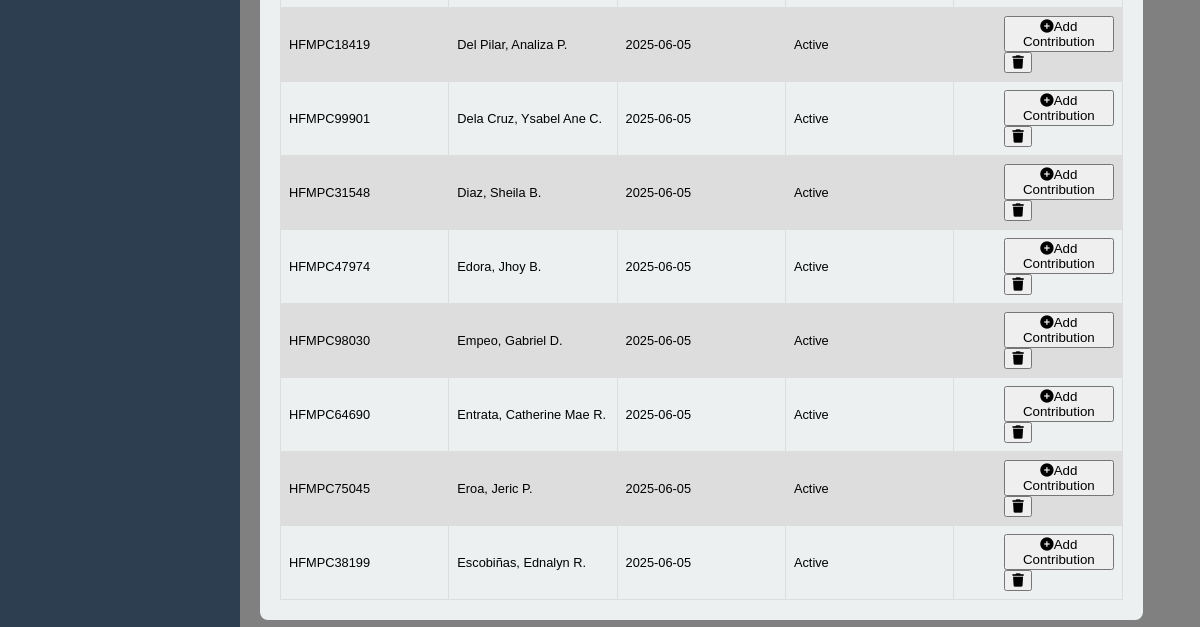
Before: /coop_members_shared_capitals.php (signed in, lower part) with the older database file.
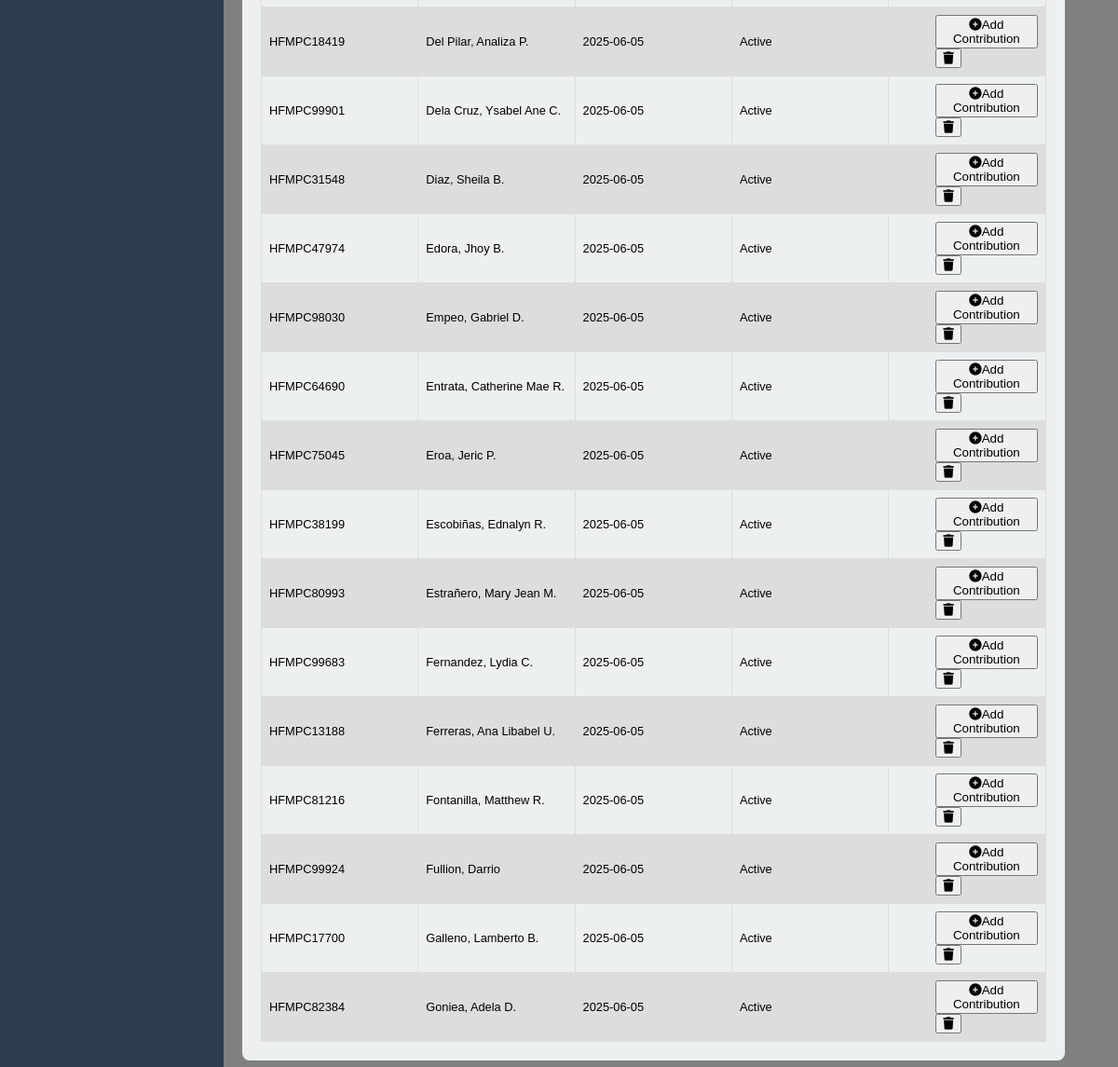
After: the same page with the newer database file.
### tables this page shows
CREATE TABLE `coop_members_shared_capital` (
  `id` int(11) NOT NULL AUTO_INCREMENT,
  `Membership_ID` varchar(11) NOT NULL,
  `name_of_member` varchar(50) NOT NULL,
  `Date_Added` date NOT NULL,
  `status` int(11) NOT NULL,
  `remarks` varchar(10) NOT NULL,
  PRIMARY KEY (`id`)
);

CREATE TABLE `coop_members` (
  `coop_id` int(50) NOT NULL AUTO_INCREMENT,
  `membership_id` varchar(50) NOT NULL,
  `name_of_member` varchar(255) NOT NULL,
  `contact_number` varchar(20) NOT NULL,
  `tin` varchar(15) NOT NULL,
  `date_accepted` date NOT NULL,
  `bod_resolution` varchar(50) NOT NULL,
  `type_of_membership` varchar(50) NOT NULL,
  `shares_subscribed` decimal(10,2) NOT NULL,
  `amount_subscribed` decimal(10,2) NOT NULL,
  `initial_paid_up` decimal(10,2) NOT NULL,
  `address` text NOT NULL,
  `date_of_birth` date NOT NULL,
  `age` int(11) NOT NULL,
  `gender` varchar(20) DEFAULT NULL,
  `civil_status` varchar(50) DEFAULT NULL,
  `occupation` varchar(100) NOT NULL,
  `number_of_dependents` int(11) NOT NULL,
  `religious` varchar(100) NOT NULL,
  `annual_income` decimal(10,2) NOT NULL,
  `date_terminated` date DEFAULT NULL,
  `educational_attainment` varchar(50) DEFAULT NULL,
  `status` int(5) NOT NULL,
  `remarks` varchar(10) NOT NULL,
  `created_at` timestamp NOT NULL DEFAULT current_timestamp(),
  PRIMARY KEY (`coop_id`)
);

### coop_members_shared_capitals.php (the view, shortened to what this page needs)
<?php
include 'header.php';
include 'sidebar.php';
?>
<link rel="stylesheet" href="assets/coop_members_shared_capitals.css">
<link rel="stylesheet" href="assets/message.css">
<link rel="stylesheet" href="assets/loader.css">
<main class="content-member">
  <section class="stats-member">
    <div class="card-member">
      <div style="overflow-x:auto;">
        <table id="member-table">
          <tbody>
            <?php
             $sql = "SELECT sc.id, sc.Membership_ID, sc.Date_Added, cm.name_of_member, sc.status, sc.Remarks
                     FROM coop_members_shared_capital sc
                     LEFT JOIN coop_members cm ON sc.Membership_ID = cm.membership_id
                     WHERE sc.Remarks IS NULL OR sc.Remarks != 'Deleted'";
            $sql .= " ORDER BY cm.name_of_member ASC";
            $result = $conn->query($sql);
            if ($result->num_rows > 0) {
                while ($row = $result->fetch_assoc()) {
                    $status = $row['status'];
                    echo '<tr>';
                    echo '<td>' . htmlspecialchars($row['Membership_ID']) . '</td>';
                    echo '<td>' . htmlspecialchars($row['name_of_member']) . '</td>';
                    echo '<td>' . htmlspecialchars($row['Date_Added']) . '</td>';
                    echo '<td>';
                    echo $status == 1 ? '<span class="remark-active">Active</span>' : '<span class="remark-withdrawn">Withdrawn</span>';
                    echo '</td>';
                    echo '<td style="padding-left: 50px;">';
                    echo '<a href="#" onclick="openContributionModal(\'' . $row['Membership_ID'] . '\', \'' . $row['id'] . '\', ' . $row['status'] . ')"><button> <i class="fas fa-plus-circle"></i>Add Contribution</button></a>';
                    echo '<a href="coop_members_shared_capitals_delete_functions.php?id=' . htmlspecialchars($row['Membership_ID']) . '" class="delete-btn" onclick="return confirm(\'Are you sure you want to delete this member?\')"><button><i class="fa-solid fa-trash"></i></button></a>';
                    echo '</td>';
                    echo '</tr>';
                }
            } else {
                echo '<tr><td colspan="6">No records found</td></tr>';
            }
            ?>
          </tbody>
        </table>
      </div>
    </div>
  </section>
</main>

Changed rows visible on the page:
added coop_members_shared_capital: Membership_ID "HFMPC80993", coop_members.name_of_member "Estrañero, Mary Jean M.", Date_Added "2025-06-05", status "Active"
added coop_members_shared_capital: Membership_ID "HFMPC99683", coop_members.name_of_member "Fernandez, Lydia C.", Date_Added "2025-06-05", status "Active"
added coop_members_shared_capital: Membership_ID "HFMPC13188", coop_members.name_of_member "Ferreras, Ana Libabel U.", Date_Added "2025-06-05", status "Active"
added coop_members_shared_capital: Membership_ID "HFMPC81216", coop_members.name_of_member "Fontanilla, Matthew R.", Date_Added "2025-06-05", status "Active"
added coop_members_shared_capital: Membership_ID "HFMPC99924", coop_members.name_of_member "Fullion, Darrio", Date_Added "2025-06-05", status "Active"
added coop_members_shared_capital: Membership_ID "HFMPC17700", coop_members.name_of_member "Galleno, Lamberto B.", Date_Added "2025-06-05", status "Active"
added coop_members_shared_capital: Membership_ID "HFMPC82384", coop_members.name_of_member "Goniea, Adela D.", Date_Added "2025-06-05", status "Active"
